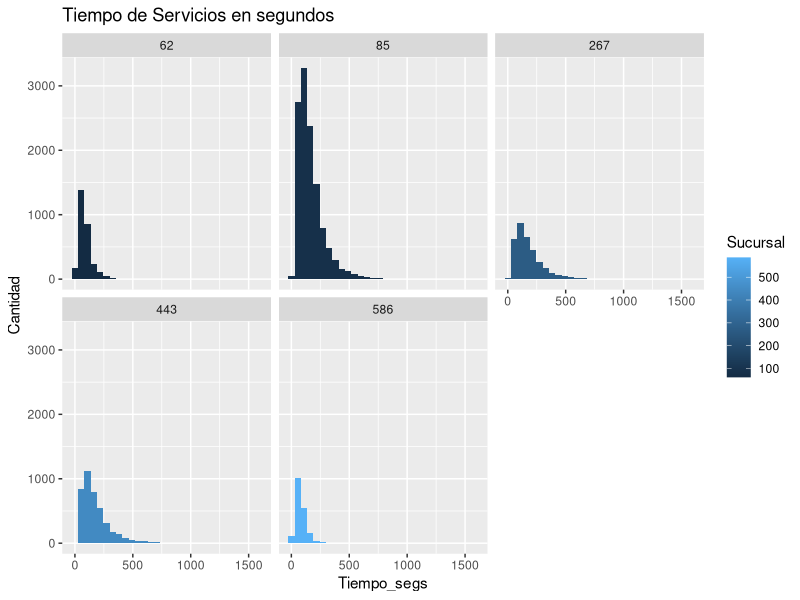

Here is the R script that generated this plot:
## ---- chunk 1
knitr::opts_chunk$set(echo = TRUE)
library(openxlsx)
library(tidyverse)
Data_Banco<-read.xlsx("Data/Data_Banco.xlsx",sheet="Data")

## ---- chunk 2
summary(Data_Banco)
Data_Banco %>% count(Cajero)
## ---- chunk 3
Data_Banco<-read.xlsx("Data/Data_Banco.xlsx",sheet="Data")
## ---- chunk 4
ggplot(Data_Banco,aes(x=Tiempo_Servicio_seg,fill=Sucursal)) +
  geom_histogram() +
  labs(title = "Tiempo de Servicios en segundos", 
       y ="Cantidad", x ="Tiempo_segs") +
  facet_wrap(("Sucursal"))

